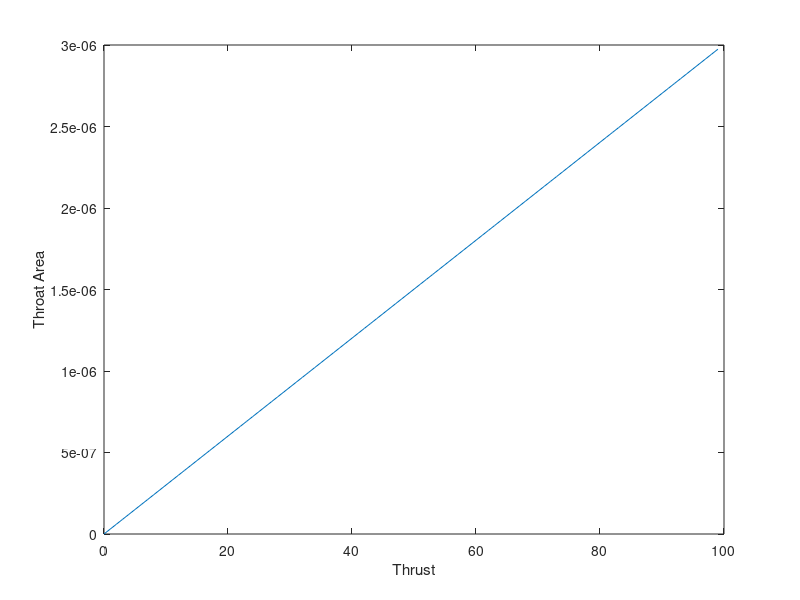

Write MATLAB code to recreate this figure.
%% Setup
clc;
clear;

%% Initial Conditions
%thrust = 200; %Newtons
Tank_total_Temp_init = 298.15; %K
Thrust_eff = 0.90; % Efficiency of Nozzle
P_atm = 1.01e5; %Pa - Exit Pressure Equals Atm pressure
P_c = 2.0684e7; %Pa - Chamber Pressure
k = 1.4; % Specific Heat Ratio
R_gas = 297; %J/kg/K\
C_p = 1.04e3; %J/(kg K) - Heat capacity at a constant pressure

%% Nozzle Exit 
max_iter = 100
n = 1;
thrust_init = 0;
thrust_step = 1;
thrust(n) = thrust_init;

p_chamber_to_P_exit = P_c / P_atm;
p_exit_to_p_chamber = p_chamber_to_P_exit^-1;
mach_exit = sqrt((2/(k-1)) * ((p_chamber_to_P_exit^((k-1)/k)) - 1));

area_exit_to_throat = (1/mach_exit) * ((1+((k-1)/2)*mach_exit^2)/((k+1)/2))^((k+1)/(2*(k-1)));

temp_exit = Tank_total_Temp_init / (1 + ((k-1)/2) * mach_exit^2);

velocity_exit = sqrt(k*R_gas*temp_exit) * mach_exit;

while n <= max_iter
    
area_throat(n) = thrust(n)/(Thrust_eff * P_c * (k*(2/(k+1))^((k+1)/(2*(k-1)))) * sqrt(((2*C_p)/(k*R_gas))*(1 - p_exit_to_p_chamber^((k-1/k)))));

mass_flowrate = (area_throat * P_c /sqrt(k*R_gas*Tank_total_Temp_init)) * (k*(2/(k+1))^((k+1)/(2*(k-1))));

thrust(n+1) = thrust(n) + thrust_step;

n = n+1;

end
n = n-1;
figure(1)
plot(thrust(1:n),area_throat(1:n))
ylabel('Throat Area')
xlabel('Thrust')

fprintf('Ae/At = %f \n',area_exit_to_throat)
fprintf('Throat area = %f m^2\n',area_throat)
fprintf('Exit area = %f m^2\n',area_throat*area_exit_to_throat)
fprintf('Exit Mach number = %f \n',mach_exit)
fprintf('Mass Flowrate = %f kg/s \n',mass_flowrate)
fprintf('Exit velocity = %f m/s \n',velocity_exit)